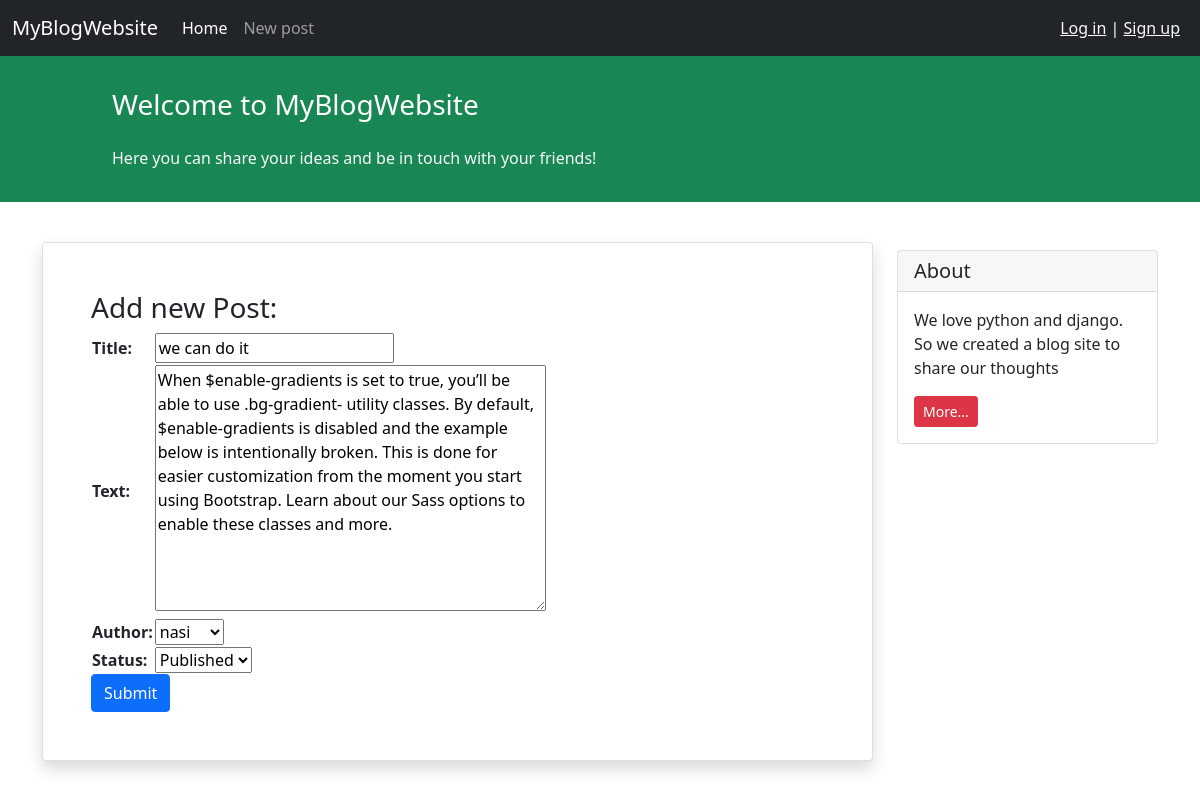
The app's page /update/we-can-do-it/3/ with its own data.
### blog/models.py (models this page shows, shortened)
class Post(models.Model):
    STATUS_CHOICES = (
        ('published', 'Published'),
        ('draft', 'Draft'),
    )
    title = models.CharField(max_length=200)
    text = models.TextField()
    author = models.ForeignKey('auth.User', on_delete=models.CASCADE)
    datetime_created = models.DateTimeField(auto_now_add=True)
    datetime_modified = models.DateTimeField(auto_now=True)
    status = models.CharField(choices=STATUS_CHOICES, max_length=10)
    slug = models.SlugField(max_length=250, blank=False, editable=False)

### blog/views.py (the view)
# urls.py: path('update/<slug:slug>/<str:pk>/', views.PostUpdateView.as_view(), name='post_update'),
class PostUpdateView(generic.UpdateView):
    form_class = PostForm
    model = Post
    template_name = 'blog/post_create.html'
    slug_field = 'slug'

### blog/forms.py
class PostForm(ModelForm):
    class Meta:
        model = Post
        fields = ['title', 'text', 'author', 'status']

### blog/templates/blog/post_create.html (shortened to what this page needs)
{% extends '_base.html' %}
{% block content %}
<div class="container mt-4">
    <div class="row">
        <div class="col-9">
            <div class="card shadow my-3 p-5">
                <h3>Add new Post:</h3>
                <form action="" method="POST">
                    <table>
                        {{form.as_table}}
                    </table>
                    <button type="submit" class="btn btn-primary">Submit</button>
                </form>
            </div>
        </div>
        <div class="col-3">
                <div class="card my-4">
                    <h5 class="card-header">About</h5>
                    <div class="card-body">
                        <p class="card-text">We love python and django. So we created a blog site to share our
                            thoughts</p>
                        <a href="#"
                           class="btn btn-sm btn-danger">
                            More...
                        </a>
                    </div>
                </div>
        </div>
    </div>
</div>
{% endblock content %}

### records on screen
Post: title "we can do it", text "When $enable-gradients is set to true, you’ll be able to use .bg-gradient- utility classes. By default, $enable-gradients is disabled and the example below is intentionally broken. This is done for easier customization from the moment you start using Bootstrap. Learn about our Sass options to enable these classes and more.", author "nasi", status "Published"
